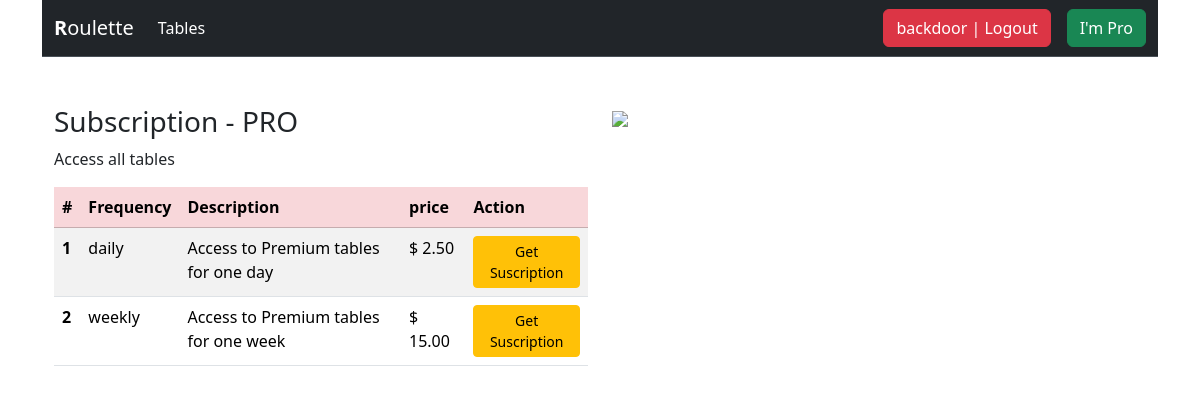
The page /become_pro/ (signed in) on the database its author committed.
### stats/models.py (models this page shows, shortened)
class Product(models.Model):
    DAILY = 'daily'
    WEEKLY = 'weekly'
    MONTHLY = 'monthly'
    FREQUENCY_CHOICES = (
        (DAILY, 'Daily'),
        (WEEKLY, 'Weekly'),
        (MONTHLY, 'Monthly')
    )
    name = models.CharField(max_length=10, choices=FREQUENCY_CHOICES, default=DAILY)
    description = models.CharField(max_length=100)
    price = models.IntegerField()
    image = models.URLField(blank=True, null=True)
    def get_price(self):
        return f'{self.price/100:.2f}'

### stats/views.py (the view)
# urls.py: path('become_pro/', login_required(views.become_pro), name='become_pro'),
def become_pro(request):
    products = Product.objects.all()
    context = {
        'products': products
    }
    return render(request, 'stats/become_pro.html', context)

### stats/templates/stats/become_pro.html (shortened to what this page needs)
{% extends 'base.html' %}
{% block content %}
    {% include 'stats/include/navbar.html' %}
    <div class="container mt-5">
        <div class="row">
            <div class="col-lg-6">
                <h3>Subscription - PRO</h3>
                <p>Access all tables</p>
                <div class="table-responsive">
                    <table class="table table-striped">
                        <thead class="table-danger">
                        <tr>
                            <th scope="col">#</th>
                            <th scope="col">Frequency</th>
                            <th scope="col">Description</th>
                            <th scope="col">price</th>
                            <th scope="col">Action</th>
                        </tr>
                        </thead>
                        <tbody class="">
                        {% for product in products %}
                            <tr class="">
                                <th scope="row">{{ forloop.counter }}</th>
                                <td>{{ product.name }}</td>
                                <td>{{ product.description }}</td>
                                <td>$ {{ product.get_price }}</td>
                                <td><a href="{% url 'stats:create_payment' product.id %}" class="btn btn-warning btn-sm">Get
                                    Suscription</a>
                                </td>
                            </tr>
                        {% endfor %}
                        </tbody>
                    </table>
                </div>
            </div>
            <div class="col-lg-6">
                <img src="https://www.casino.org/blog/wp-content/uploads/shutterstock_1560971411-875x583.jpg"
                     class="img-responsive" style="max-width: 100%">
            </div>
        </div>
    </div>
{% endblock content %}

### stats/templates/stats/include/navbar.html (shortened to what this page needs)
<nav class="navbar navbar-expand-lg bg-dark border-bottom border-body" data-bs-theme="dark">
    <div class="container-fluid">
        <a class="navbar-brand" href="/"><b>R</b>oulette</a>
        <div class="collapse navbar-collapse" id="navbarColor01">
            <ul class="navbar-nav me-auto mb-2 mb-lg-0">
                <li class="nav-item">
                    <a class="nav-link active" aria-current="page" href="{% url 'stats:main' %}">Tables</a>
                </li>
            </ul>
            <form class="d-flex form-inline">
                {% if not request.user.is_authenticated %}
                    <a href="{% url 'stats:login' %}" class="btn btn-success mx-2">Login</a>
                    <a href="{% url 'stats:register' %}" class="btn btn-info">Register</a>
                {% else %}
                    <a href="{% url 'stats:logout' %}" class="btn btn-danger mx-3">{{ request.user.username }} | Logout</a>
                    {% if not request.user.profile.is_pro %}
                        <a href="{% url 'stats:become_pro' %}" class="btn btn-warning">Become Pro</a>
                    {% else %}
                        <button class="btn btn-success">I'm Pro</button>
                    {% endif %}
                {% endif %}
            </form>
        </div>
    </div>
</nav>

### rows shown on the page
Product: name "daily", description "Access to Premium tables for one day", get_price "2.50"
Product: name "weekly", description "Access to Premium tables for one week", get_price "15.00"

### other values the page prints
{{ request.user.username }} "backdoor"
